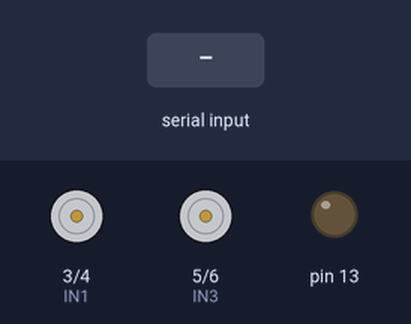
Bench run of a sketch on a simulated Arduino Uno, built with avr-gcc and run on an emulated ATmega328P. On the bench: motor-driver pin pairs drawn as motors (green arrow = first pin HIGH = forward, orange = second pin HIGH = backward, longer = more drive), output pins drawn as LEDs (lit = HIGH). Inputs (shaded band) come from the test bench. What the sketch prints to the serial monitor is not drawn.

Above: at 1.2 s.
1.3 s: "f" received over Serial
At 2.0 s:
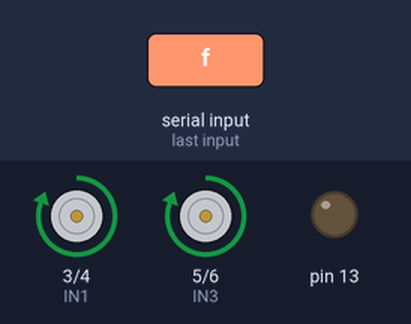
2.9 s: "b" received over Serial
At 4.2 s:
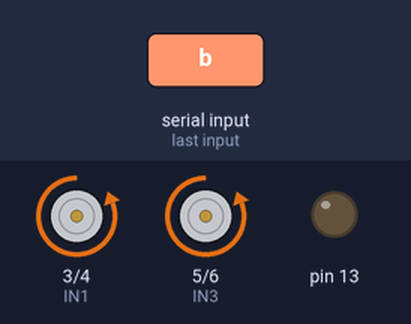
4.5 s: "r" received over Serial
At 5.6 s:
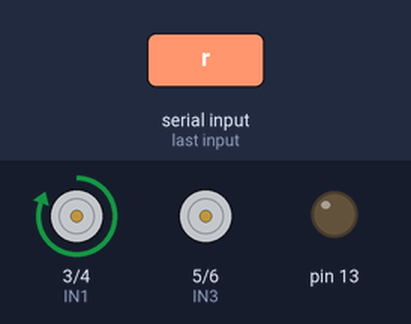
6.1 s: "l" received over Serial
At 6.8 s:
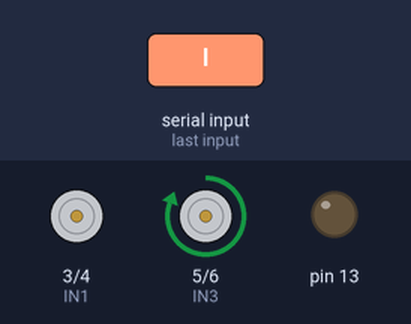
Timing chart, 0 to 8.7 s (numbered marks = the images above; inputs shaded):
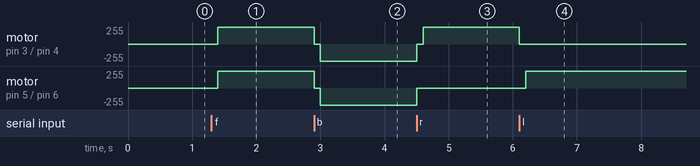

Measured:
- after the input at 1.3 s, motor on pin 3 (IN1) / pin 4 (IN2), motor on pin 5 (IN3) / pin 6 (IN4): stopped → forward 255/255 after 0.10 s
- after the input at 2.9 s, motor on pin 3 (IN1) / pin 4 (IN2), motor on pin 5 (IN3) / pin 6 (IN4): forward 255/255 → stopped at once, → backward 255/255 0.10 s later
- after the input at 4.5 s, motor on pin 3 (IN1) / pin 4 (IN2): backward 255/255 → stopped at once, → forward 255/255 0.10 s later; motor on pin 5 (IN3) / pin 6 (IN4): backward 255/255 → stopped at once
- after the input at 6.1 s, motor on pin 3 (IN1) / pin 4 (IN2): forward 255/255 → stopped at once; motor on pin 5 (IN3) / pin 6 (IN4): stopped → forward 255/255 after 0.10 s

The sketch:

CarControllerArduino.ino
```cpp
void setup() {
  // put your setup code here, to run once:
pinMode(3,OUTPUT);  //IN1 //Left Motor
pinMode(4,OUTPUT);  //IN2
pinMode(5,OUTPUT);  //IN3
pinMode(6,OUTPUT);  //IN4
pinMode(13,OUTPUT);
Serial.begin(9600);
}

void loop() {
  // put your main code here, to run repeatedly:
while(Serial.available()){
  char c = Serial.read();
  if(c == 'f') {
    stopp();
    forward();
  }
  if(c == 'b') {
      stopp();
      backward();
   }
    if(c == 'r') {
      stopp();
      radialright();
   }
    if(c == 'l') {
      stopp();
      radialleft();
   }
    if(c == 's') {
      stopp();
   }
    Serial.write(c);
}

}

void forward(){
  digitalWrite(3,HIGH);
  digitalWrite(4,LOW);
  digitalWrite(5,HIGH);
  digitalWrite(6,LOW);

}


void backward(){
  digitalWrite(3,LOW);
  digitalWrite(4,HIGH);
  digitalWrite(5,LOW);
  digitalWrite(6,HIGH);
}

void stopp(){
  digitalWrite(3,LOW);
  digitalWrite(4,LOW);
  digitalWrite(5,LOW);
  digitalWrite(6,LOW);
  delay(100);

}

void radialright(){
  digitalWrite(3,HIGH);
  digitalWrite(4,LOW);
  digitalWrite(5,LOW);
  digitalWrite(6,LOW);

}

void radialleft(){
  digitalWrite(3,LOW);
  digitalWrite(4,LOW);
  digitalWrite(5,HIGH);
  digitalWrite(6,LOW);

}
```
